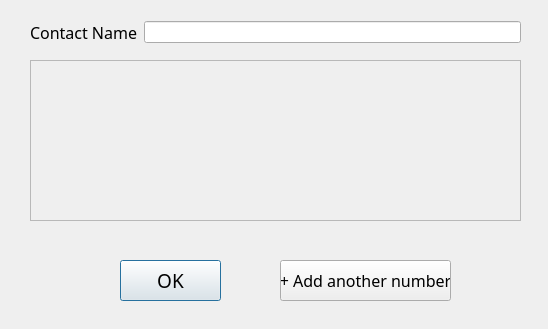
<?xml version="1.0" encoding="UTF-8"?>
<ui version="4.0">
 <class>addContactDialog</class>
 <widget class="QDialog" name="addContactDialog">
  <property name="geometry">
   <rect>
    <x>0</x>
    <y>0</y>
    <width>548</width>
    <height>329</height>
   </rect>
  </property>
  <property name="windowTitle">
   <string>Add a new contact</string>
  </property>
  <widget class="QPushButton" name="OKButton">
   <property name="geometry">
    <rect>
     <x>120</x>
     <y>260</y>
     <width>101</width>
     <height>41</height>
    </rect>
   </property>
   <property name="font">
    <font>
     <family>Franklin Gothic Book</family>
     <pointsize>14</pointsize>
    </font>
   </property>
   <property name="text">
    <string>OK</string>
   </property>
  </widget>
  <widget class="QPushButton" name="addNumberButton">
   <property name="geometry">
    <rect>
     <x>280</x>
     <y>260</y>
     <width>171</width>
     <height>41</height>
    </rect>
   </property>
   <property name="font">
    <font>
     <family>Franklin Gothic Book</family>
     <pointsize>12</pointsize>
    </font>
   </property>
   <property name="text">
    <string>+ Add another number</string>
   </property>
  </widget>
  <widget class="QScrollArea" name="scrollArea">
   <property name="geometry">
    <rect>
     <x>30</x>
     <y>60</y>
     <width>491</width>
     <height>161</height>
    </rect>
   </property>
   <property name="widgetResizable">
    <bool>true</bool>
   </property>
   <widget class="QWidget" name="scrollAreaNumbers">
    <property name="geometry">
     <rect>
      <x>0</x>
      <y>0</y>
      <width>489</width>
      <height>159</height>
     </rect>
    </property>
   </widget>
  </widget>
  <widget class="QWidget" name="layoutWidget">
   <property name="geometry">
    <rect>
     <x>30</x>
     <y>20</y>
     <width>491</width>
     <height>24</height>
    </rect>
   </property>
   <layout class="QHBoxLayout" name="nameLayout">
    <item>
     <widget class="QLabel" name="nameLabel">
      <property name="font">
       <font>
        <family>Franklin Gothic Book</family>
        <pointsize>12</pointsize>
       </font>
      </property>
      <property name="text">
       <string>Contact Name</string>
      </property>
     </widget>
    </item>
    <item>
     <widget class="QLineEdit" name="nameLine"/>
    </item>
   </layout>
  </widget>
 </widget>
 <resources/>
 <connections/>
</ui>
